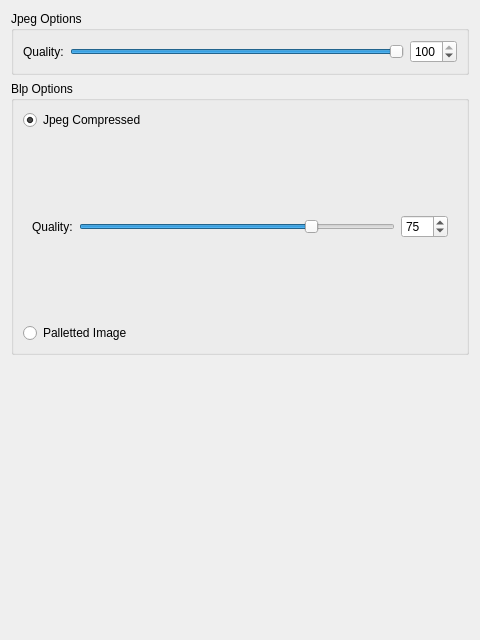
<?xml version="1.0" encoding="UTF-8"?>
<ui version="4.0">
 <class>ImageSettings</class>
 <widget class="QWidget" name="ImageSettings">
  <property name="modal" stdset="0">
   <bool>false</bool>
  </property>
  <property name="geometry">
   <rect>
    <x>0</x>
    <y>0</y>
    <width>480</width>
    <height>640</height>
   </rect>
  </property>
  <property name="windowTitle">
   <string>Image Settings</string>
  </property>
  <layout class="QVBoxLayout" name="verticalLayout">
   <item>
    <widget class="QGroupBox" name="jpegGroupBox">
     <property name="sizePolicy">
      <sizepolicy hsizetype="Preferred" vsizetype="Minimum">
       <horstretch>0</horstretch>
       <verstretch>0</verstretch>
      </sizepolicy>
     </property>
     <property name="title">
      <string>Jpeg Options</string>
     </property>
     <layout class="QHBoxLayout" name="horizontalLayout_3">
      <item>
       <widget class="QLabel" name="jpegQualityLabel">
        <property name="text">
         <string>Quality:</string>
        </property>
       </widget>
      </item>
      <item>
       <widget class="QSlider" name="jpegSlider">
        <property name="minimum">
         <number>1</number>
        </property>
        <property name="maximum">
         <number>100</number>
        </property>
        <property name="value">
         <number>100</number>
        </property>
        <property name="orientation">
         <enum>Qt::Horizontal</enum>
        </property>
       </widget>
      </item>
      <item>
       <widget class="QSpinBox" name="jpegSpinBox">
        <property name="minimum">
         <number>1</number>
        </property>
        <property name="maximum">
         <number>100</number>
        </property>
        <property name="value">
         <number>100</number>
        </property>
       </widget>
      </item>
     </layout>
    </widget>
   </item>
   <item>
    <widget class="QGroupBox" name="blp1GroupBox">
     <property name="sizePolicy">
      <sizepolicy hsizetype="Preferred" vsizetype="Expanding">
       <horstretch>0</horstretch>
       <verstretch>0</verstretch>
      </sizepolicy>
     </property>
     <property name="title">
      <string>Blp Options</string>
     </property>
     <layout class="QVBoxLayout" name="verticalLayout_2">
      <item>
       <widget class="QRadioButton" name="jpegCompressed">
        <property name="text">
         <string>Jpeg Compressed</string>
        </property>
        <property name="checked">
         <bool>true</bool>
        </property>
       </widget>
      </item>
      <item>
       <widget class="QFrame" name="frame_3">
        <property name="frameShape">
         <enum>QFrame::NoFrame</enum>
        </property>
        <property name="frameShadow">
         <enum>QFrame::Raised</enum>
        </property>
        <layout class="QHBoxLayout" name="horizontalLayout">
         <item>
          <widget class="QLabel" name="blp1QualityLabel">
           <property name="text">
            <string>Quality:</string>
           </property>
          </widget>
         </item>
         <item>
          <widget class="QSlider" name="blp1Slider">
           <property name="minimum">
            <number>1</number>
           </property>
           <property name="maximum">
            <number>100</number>
           </property>
           <property name="value">
            <number>75</number>
           </property>
           <property name="orientation">
            <enum>Qt::Horizontal</enum>
           </property>
          </widget>
         </item>
         <item>
          <widget class="QSpinBox" name="blp1SpinBox">
           <property name="minimum">
            <number>1</number>
           </property>
           <property name="maximum">
            <number>100</number>
           </property>
           <property name="value">
            <number>75</number>
           </property>
          </widget>
         </item>
        </layout>
       </widget>
      </item>
      <item>
       <widget class="QRadioButton" name="palettedImage">
        <property name="enabled">
         <bool>true</bool>
        </property>
        <property name="text">
         <string>Palletted Image</string>
        </property>
       </widget>
      </item>
     </layout>
    </widget>
   </item>
   <item>
    <spacer name="verticalSpacer">
     <property name="orientation">
      <enum>Qt::Vertical</enum>
     </property>
     <property name="sizeHint" stdset="0">
      <size>
       <width>20</width>
       <height>40</height>
      </size>
     </property>
    </spacer>
   </item>
  </layout>
 </widget>
 <resources/>
 <connections>
  <connection>
   <sender>blp1Slider</sender>
   <signal>valueChanged(int)</signal>
   <receiver>blp1SpinBox</receiver>
   <slot>setValue(int)</slot>
   <hints>
    <hint type="sourcelabel">
     <x>241</x>
     <y>174</y>
    </hint>
    <hint type="destinationlabel">
     <x>410</x>
     <y>172</y>
    </hint>
   </hints>
  </connection>
  <connection>
   <sender>blp1SpinBox</sender>
   <signal>valueChanged(int)</signal>
   <receiver>blp1Slider</receiver>
   <slot>setValue(int)</slot>
   <hints>
    <hint type="sourcelabel">
     <x>401</x>
     <y>176</y>
    </hint>
    <hint type="destinationlabel">
     <x>349</x>
     <y>176</y>
    </hint>
   </hints>
  </connection>
  <connection>
   <sender>jpegSlider</sender>
   <signal>valueChanged(int)</signal>
   <receiver>jpegSpinBox</receiver>
   <slot>setValue(int)</slot>
   <hints>
    <hint type="sourcelabel">
     <x>280</x>
     <y>50</y>
    </hint>
    <hint type="destinationlabel">
     <x>416</x>
     <y>46</y>
    </hint>
   </hints>
  </connection>
  <connection>
   <sender>jpegSpinBox</sender>
   <signal>valueChanged(int)</signal>
   <receiver>jpegSlider</receiver>
   <slot>setValue(int)</slot>
   <hints>
    <hint type="sourcelabel">
     <x>428</x>
     <y>48</y>
    </hint>
    <hint type="destinationlabel">
     <x>375</x>
     <y>48</y>
    </hint>
   </hints>
  </connection>
 </connections>
</ui>
